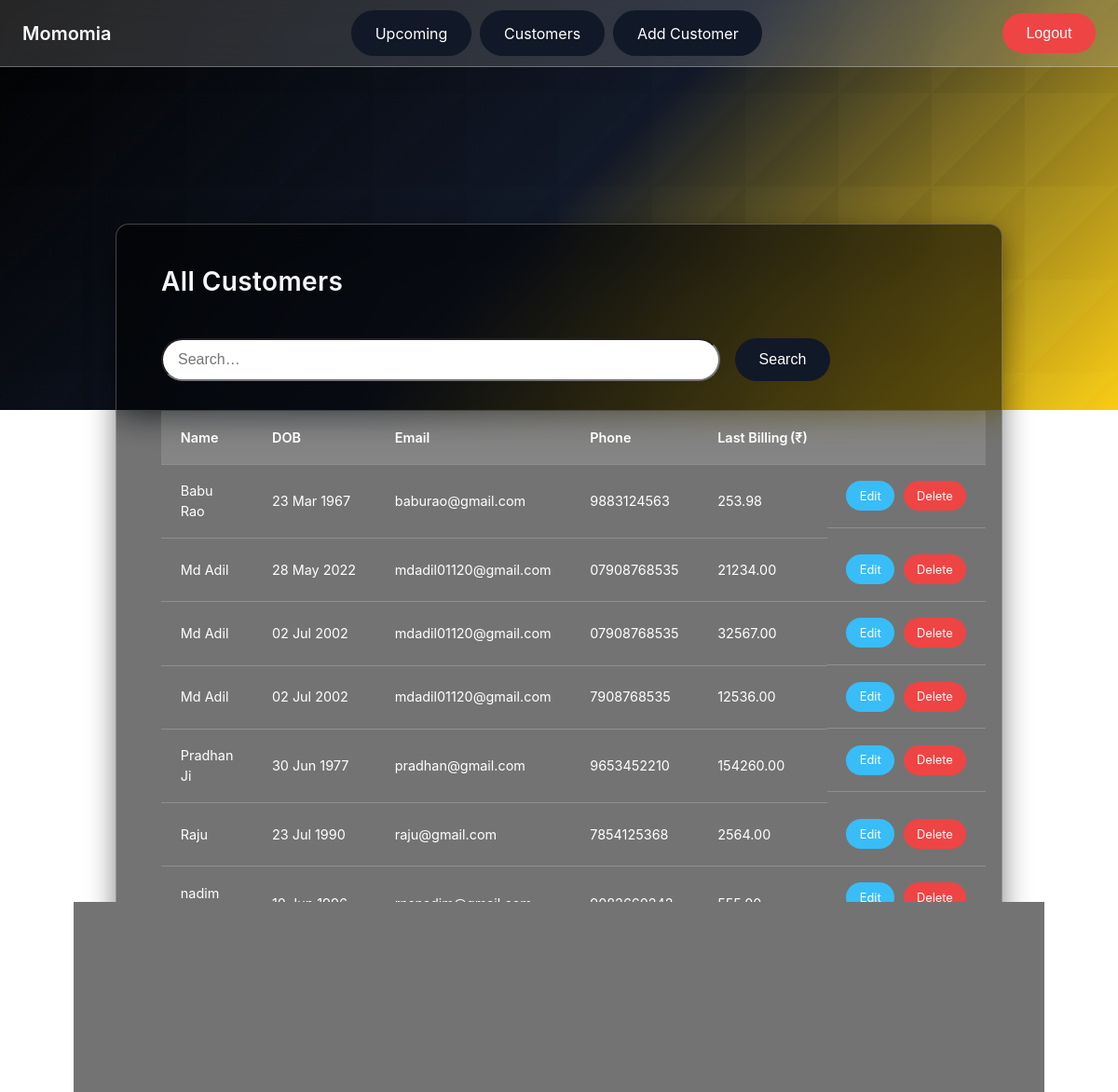
The page /customers/ (signed in) on the database its author committed.
### customers/models.py (models this page shows, shortened)
class Customer(models.Model):
    name         = models.CharField(max_length=255)
    dob          = models.DateField("Date of birth")
    email        = models.EmailField(blank=True, null=True)
    phone        = models.CharField(max_length=20, blank=True, null=True)
    last_visit   = models.DateField(blank=True, null=True)
    last_billing = models.DecimalField(
        "Last billing amount (₹)",
        max_digits=10, decimal_places=2,
        blank=True, null=True
    )

### customers/views.py (the view)
# urls.py: path("customers/",       views.CustomerList.as_view(),      name="customer_list"),
class CustomerList(LoginRequiredMixin, ListView):
    model               = Customer
    template_name       = "customers/all.html"
    context_object_name = "customers"
    ordering            = ["name"]
    def get_queryset(self):
        qs = super().get_queryset()
        term = self.request.GET.get("q", "").strip()
        if term:
            qs = qs.filter(
                Q(name__icontains=term) |
                Q(email__icontains=term) |
                Q(phone__icontains=term)
            )
        self.filtered_qs = qs  # save for total aggregation
        return qs.order_by(*self.ordering)
    def get_context_data(self, **kwargs):
        ctx = super().get_context_data(**kwargs)
        ctx["q"] = self.request.GET.get("q", "")
        ctx["total_billing"] = (
            self.filtered_qs.aggregate(total=Sum("last_billing"))["total"] or 0
        )
        return ctx

### templates/customers/all.html (shortened to what this page needs)
{% extends "base.html" %}
{% block content %}
<h1 class="form-heading">All Customers</h1>
<form method="get" style="margin-bottom:2rem;display:flex;gap:1rem;">
  <input class="big-search" name="q" value="{{ q }}" placeholder="Search…">
  <button class="btn btn-primary" type="submit">Search</button>
</form>
<table class="table">
  <thead>
    <tr><th>Name</th><th>DOB</th><th>Email</th><th>Phone</th><th>Last Billing (₹)</th><th></th></tr>
  </thead>
  <tbody>
    {% for c in customers %}
      <tr>
        <td>{{ c.name }}</td>
        <td>{{ c.dob|date:"d M Y" }}</td>
        <td>{{ c.email }}</td>
        <td>{{ c.phone }}</td>
        <td>{{ c.last_billing|default:"—" }}</td>
        <td class="table-actions">
          <a href="{% url 'customer_edit' c.pk %}" class="btn-xs btn-edit">Edit</a>
          <a href="{% url 'customer_delete' c.pk %}" class="btn-xs btn-delete">Delete</a>
        </td>
      </tr>
    {% empty %}
      <tr><td colspan="6" style="text-align:center;">No matching customers.</td></tr>
    {% endfor %}
  </tbody>
</table>
<div style="margin-top:2.5rem;display:flex;justify-content:space-between;align-items:center;">
  <div class="total-card">
    <strong>Total billing:</strong>
  </div>
  <a href="{% url 'customer_add' %}" class="btn btn-primary btn-add">Add Customer</a>
</div>
{% endblock %}

### templates/base.html (shortened to what this page needs)
{% load static %}
<!doctype html>
<html lang="en">
  <head>
    <link rel="stylesheet"
          href="https://cdnjs.cloudflare.com/ajax/libs/font-awesome/6.5.0/css/all.min.css"/>
    <link rel="stylesheet" href="{% static 'css/site.css' %}">
  </head>
  <body>
    <header class="nav">
      <div class="nav__inner">
        <a class="brand" href="{% url 'upcoming_birthdays' %}">
          Momomia
        </a>
        <nav class="nav-links">
          <a class="nav-btn" href="{% url 'upcoming_birthdays' %}">Upcoming</a>
          <a class="nav-btn" href="{% url 'customer_list' %}">Customers</a>
          <a class="nav-btn" href="{% url 'customer_add' %}">Add Customer</a>
        </nav>
        <div>
          {% if user.is_authenticated %}
            <form method="post" action="{% url 'logout' %}">
              <button class="btn btn-logout">Logout</button>
            </form>
          {% else %}
            <a href="{% url 'login' %}" class="btn">Login</a>
          {% endif %}
        </div>
      </div>
    </header>
    <div class="hero"><div class="hero__overlay"></div></div>
    <main class="page">
      <section class="card">
        {% block content %}{% endblock %}
      </section>
    </main>
  </body>
</html>

### static/css/site.css (style rules this page uses)
* { box-sizing:border-box;margin:0;padding:0; }
body { font-family:Inter,system-ui,sans-serif;line-height:1.5;color:#f5f7fa; }
:root { --c1:#000000; --c2:#111827; --c3:#facc15; --light:#f8fafc; --glass:rgba(255,255,255,.15); --glass-heavy:rgba(255,255,255,.25); --radius:14px; }
.nav { position:fixed;inset-inline:0;top:0;height:72px; backdrop-filter:blur(16px); background:var(--glass); border-bottom:1px solid rgba(255,255,255,.3); z-index:999; }
.nav__inner { max-width:1200px;margin:auto;height:100%; display:flex;align-items:center;justify-content:space-between; padding-inline:1.5rem; }
.brand { display:flex;align-items:center;gap:.6rem;font-weight:600; font-size:1.25rem;text-decoration:none;color:var(--light); }
.nav-links { display:flex;gap:.6rem; }
.nav-btn { padding:.5rem 1.1rem; border-radius:999px; background:var(--glass-heavy); color:var(--light);text-decoration:none;font-size:.9rem; transition:transform .2s,background .15s; }
.btn { padding:.55rem 1.25rem;font-size:.9rem; background:var(--c2); border:none;border-radius:999px;color:#fff;cursor:pointer; transition:transform .2s,background .15s; }
.hero { height:55vh;min-height:300px;background:linear-gradient(135deg,var(--c1),var(--c2),var(--c3)); }
.hero__overlay { width:100%;height:100%; background-size:200px 200px; mix-blend-mode:overlay; }
.page { max-width:1000px;margin:-200px auto 4rem;padding-inline:1.5rem; }
.card { backdrop-filter:blur(20px); background:var(--glass-heavy); border:1px solid rgba(255,255,255,.35); border-radius:var(--radius); padding:2rem 2.5rem; box-shadow:0 10px 30px rgba(0,0,0,.35); }
.table { width:100%;border-collapse:collapse;margin-top:1rem;font-size:.9rem;color:#fff; }
.table th,.table td { padding:.65rem .9rem;border-bottom:1px solid rgba(255,255,255,.2); }
.table th { background:rgba(255,255,255,.22);font-weight:600;text-align:left; }
.btn, .nav-btn { padding: .8rem 1.6rem; font-size: 1rem; }
.table th, .table td { padding: 1rem 1.25rem; }
.customer-form input, .customer-form select, .big-search { padding: .75rem 1rem; font-size: 1rem; }
.big-search { flex: 1 1 auto; max-width: 600px; }
.card { background: rgba(0, 0, 0, .55); border: 1px solid rgba(255,255,255,.25); box-shadow: 0 10px 30px rgba(0,0,0,.5); }
.table th { background: rgba(255,255,255,.12); }
.table-actions { display:flex;gap:.6rem; }
.btn-xs { padding:.4rem .9rem;font-size:.8rem; border-radius:999px;cursor:pointer;text-decoration:none; transition:transform .2s,background .15s; }
.btn-edit { background:#38bdf8;color:#fff; }
.btn-delete { background:#ef4444;color:#fff; }
.table { margin-bottom: 2rem; }
.btn-add { display:inline-block; }
a.btn, .btn-add { text-decoration: none; }
.btn-logout { background:#ef4444; color:#fff; }
.big-search, .search-input { border-radius: 999px; }
.form-heading { font-size:1.75rem;font-weight:600;margin-bottom:2.5rem; letter-spacing:.4px; }
.btn-primary { background:var(--c2); }
.table th, .table td { padding: 1.1rem 1.3rem; }
.card { padding: 2.5rem 3rem; }
.nav-btn { background: var(--c2) !important; color:#fff !important; }
.total-card { background:rgba(0,0,0,.45); padding:.9rem 1.3rem; border-radius:24px; font-size:1.05rem; }

### rows shown on the page
Customer: name "Babu Rao", dob "23 Mar 1967", email "baburao@gmail.com", phone "9883124563", last_billing "253.98"
Customer: name "Md Adil", dob "28 May 2022", email "mdadil01120@gmail.com", phone "07908768535", last_billing "21234.00"
Customer: name "Md Adil", dob "02 Jul 2002", email "mdadil01120@gmail.com", phone "07908768535", last_billing "32567.00"
Customer: name "Md Adil", dob "02 Jul 2002", email "mdadil01120@gmail.com", phone "7908768535", last_billing "12536.00"
Customer: name "Pradhan Ji", dob "30 Jun 1977", email "pradhan@gmail.com", phone "9653452210", last_billing "154260.00"
Customer: name "Raju", dob "23 Jul 1990", email "raju@gmail.com", phone "7854125368", last_billing "2564.00"
Customer: name "nadim hussain", dob "10 Jun 1996", email "rnsnadim@gmail.com", phone "9082660242", last_billing "555.00"
